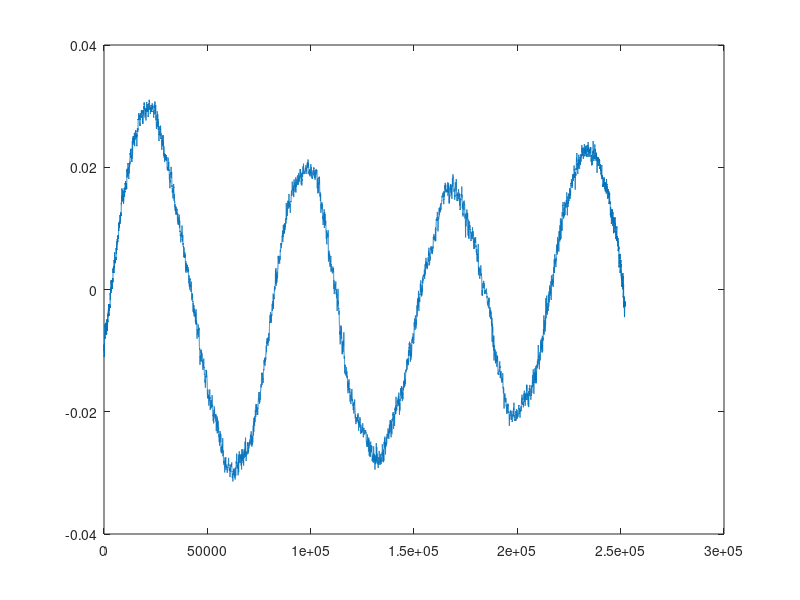
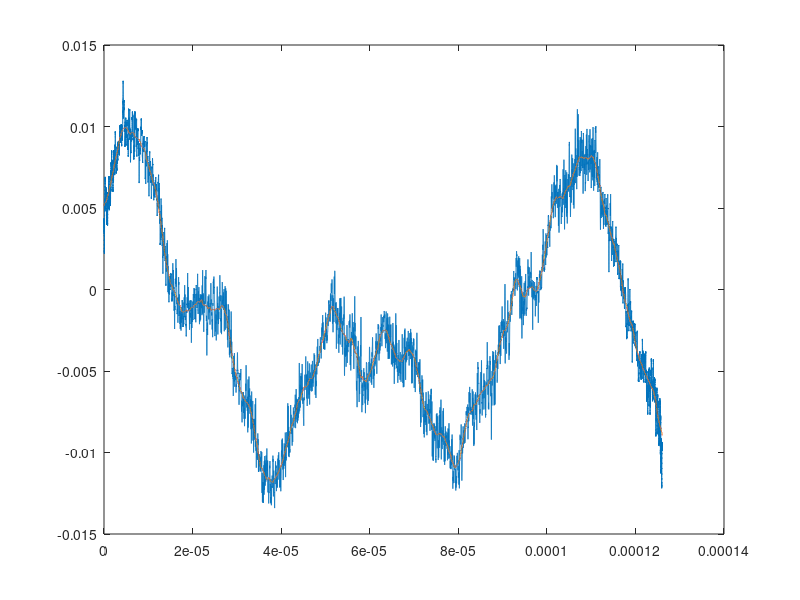
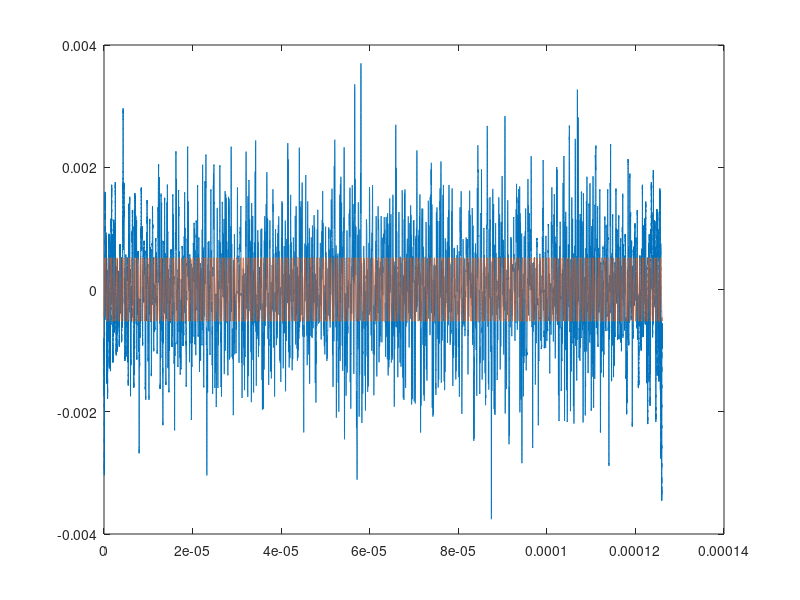

MATLAB code for these plots, in order:
clear, clc, close all
%% 
load code
%%
Fsr = 2e9;
code(1:5e3) = [];
code(end-5e3+1:end) = [];
pulse_len = length(code);
%% phase error estimation
data = code;
ph_err = unwrap(angle(data));
tr = (0:pulse_len-1)'/Fsr;
P = polyfit(tr,ph_err,1);
ph_err = ph_err-polyval(P,tr);
figure
plot(ph_err)

% phase error fitting -----------------------------------------------------
ph = fft(ph_err)*2;
ph(end/2+1:end) = 0;
ph = ifft(ph);

A = mean(abs(ph));
P = polyfit(tr,unwrap(angle(ph)),1);
omega = P(1);
ph0   = P(2);
ph_cos = A*cos(omega*tr+ph0);

% phase error low-pass filtering ------------------------------------------
ph_d = ph_err-ph_cos;
ph_lp = zeros(pulse_len,1);
win_len = 4096;
for n = 1 : win_len/2
    ph_lp(n) = mean(ph_d(1:win_len/2+n-1));
end
for n = win_len/2+1 : pulse_len-win_len/2
    ph_lp(n) = mean(ph_d(n+(-win_len/2:win_len/2-1)));
end
for n = pulse_len-win_len/2+1 : pulse_len
    ph_lp(n) = mean(ph_d(n-win_len/2:end));
end
figure
plot(tr,ph_d,tr,ph_lp)

% phase error high-pass filtering -----------------------------------------
ph_d = ph_err-ph_cos-ph_lp;
ph_df = fft(ph_d);
[~,ind_max1] = max(abs(ph_df(1:end)));
[~,ind_max2] = max(abs(ph_df(end/2+1:end)));
tmp1 = ph_df(ind_max1);
tmp2 = ph_df(ind_max2+pulse_len/2);
ph_hp = zeros(pulse_len,1);
ph_hp(ind_max1) = tmp1;
ph_hp(ind_max2+pulse_len/2) = tmp2;
ph_hp = ifft(ph_hp);

figure
plot(tr,ph_d,tr,ph_hp)
% -------------------------------------------------------------------------
ph_est = 1*ph_cos+ph_lp+1*ph_hp;
save ph_est ph_est;

return
%% phase error compensation
data2 = data.*exp(-1j*ph_est);
%%
% win = blackmanharris(pulse_len);
win = ones(pulse_len,1);
data_w = data.*win;
data_w = fft(data_w,8*pulse_len);
data2_w = data2.*win;
data2_w = fft(data2_w,8*pulse_len);

pulse_len = pulse_len*8;
f = (0:pulse_len-1)'/pulse_len*Fsr*1e-6;
data_log = 20*log10(abs(data_w));
data_log = data_log-max(data_log);
data2_log = 20*log10(abs(data2_w));
data2_log = data2_log-max(data2_log);
figure
plot(f,data_log,f,data2_log)